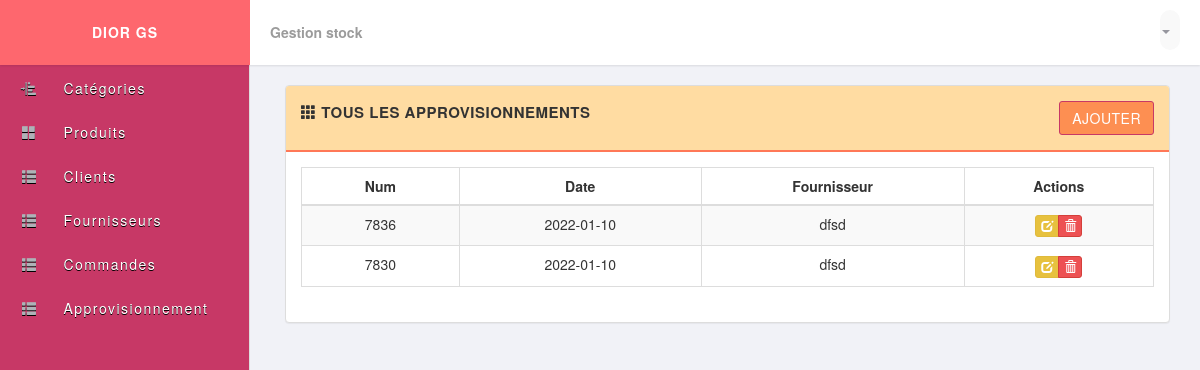
Page /approvisionnements.php on the earlier database version.
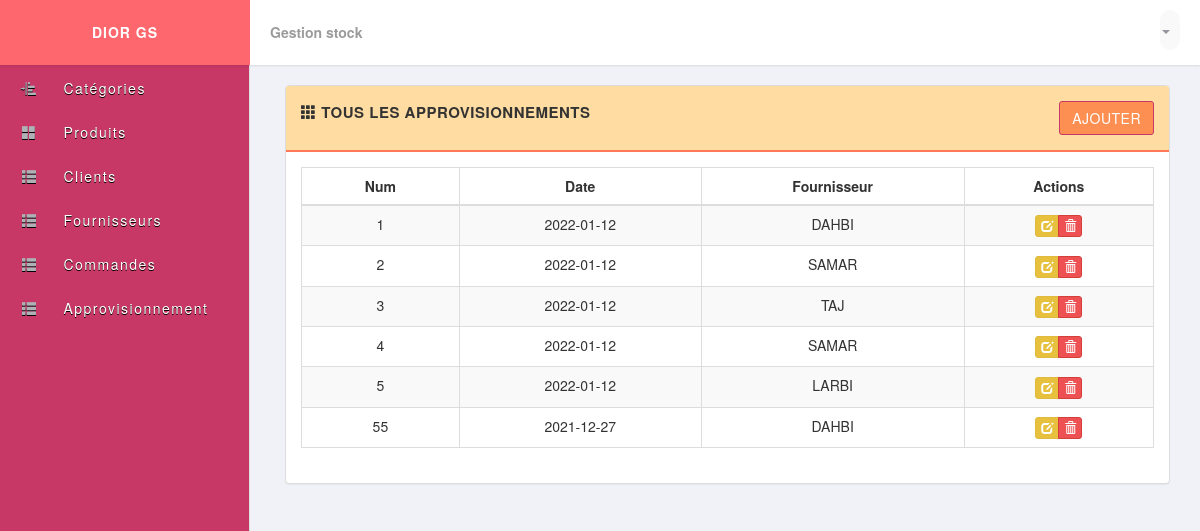
Same page on the later database version.
### tables this page shows
CREATE TABLE IF NOT EXISTS `approvisionnement` (
  `num` int(11) NOT NULL,
  `date_app` date NOT NULL,
  `id_fournisseur` int(11) NOT NULL
);

CREATE TABLE IF NOT EXISTS `fournisseur` (
  `num` int(11) NOT NULL,
  `nom` varchar(50) NOT NULL,
  `adresse` varchar(100) NOT NULL,
  `specialite` varchar(30) NOT NULL,
  `tel` varchar(18) NOT NULL,
  `email` varchar(30) NOT NULL,
  PRIMARY KEY (`num`)
);

### dbaccess.php (called while the page is built, shortened)
<?php
class Dbaccess
{
    private $_dbHost = 'localhost';
    private $_dbUser = 'root';
    private $_dbPass = '';
    private $_dbName = 'diorgs';
    private $_statement;
    private $_dbHandler;
    public function __construct()
    {
        $conn = 'mysql:host=' . $this->_dbHost . ';dbname=' . $this->_dbName . ';port=3308';
        try {
            $this->_dbHandler = new PDO($conn, $this->_dbUser, $this->_dbPass);
        } catch (PDOException $e) {
            $this->_error = $e->getMessage();
            echo $this->_error;
        }
    }
    public function query($sql)
    {
        $this->_statement = $this->_dbHandler->prepare($sql);
    }
    public function execute()
    {
        return $this->_statement->execute();
    }
    public function resultSet()
    {
        $this->execute();
        return $this->_statement->fetchAll(PDO::FETCH_OBJ);
    }
}

### Classes.php (called while the page is built, shortened)
<?php
require_once('dbaccess.php');
class Approvisionnement
{
    public function getAll()
    {
        $_dba = new Dbaccess();
        $_dba->query("Select a.*, l.nom as nom_fournisseur  from approvisionnement a
        inner join fournisseur l on l.num = a.id_fournisseur");
        return $_dba->resultSet();
    }
};

### approvisionnements.php (the view)
<?php
require_once('Classes.php');
$app = new Approvisionnement();
$lst = $app->getAll();
?>
<?php include_once('header.php'); ?>
<div class="row">
  <div class="col-md-12">
    <div class="panel panel-default">
      <div class="panel-heading clearfix">
        <strong>
          <span class="glyphicon glyphicon-th"></span>
          <span>Tous les approvisionnements</span>
        </strong>
        <div class="pull-right">
          <a href="ajouter_approvisionnement.php" class="btn btn-primary">Ajouter</a>
        </div>
      </div>
      <div class="panel-body">
        <table class="table table-bordered table-striped">
          <thead>
            <tr>
              <th class="text-center" style="width: 15%;">Num</th>
              <th class="text-center" style="width: 23%;"> Date</th>
              <th class="text-center" style="width: 25%;"> Fournisseur</th>
              <th class="text-center" style="width: 18%;"> Actions </th>
            </tr>
          </thead>
          <tbody>
            <?php foreach ($lst as $c) : ?>
              <tr>
                <td class="text-center"><?php echo $c->num; ?></td>
                <td class="text-center"><?php echo $c->date_app; ?></td>
                <td class="text-center"><?php echo $c->nom_fournisseur; ?></td>
                <td class="text-center">
                  <div class="btn-group">
                    <a href="approvisionnement_produit.php?num=<?php echo $c->num;
                                              ?>" class="btn btn-warning btn-xs" title="Edit" data-toggle="tooltip">
                      <span class="glyphicon glyphicon-edit"></span>
                    </a>
                    <a href="supprimer_approvisionnement.php?num=<?php echo $c->num;
                                                ?>" class="btn btn-danger btn-xs" title="Delete" data-toggle="tooltip">
                      <span class="glyphicon glyphicon-trash"></span>
                    </a>
                  </div>
                </td>
              </tr>
            <?php endforeach; ?>
          </tbody>
        </table>
      </div>
    </div>
  </div>
</div>
<?php include_once('footer.php'); ?>

Differences in the rows shown:
removed approvisionnement: num "7836", date_app "2022-01-10", id_fournisseur.nom "dfsd"
removed approvisionnement: num "7830", date_app "2022-01-10", id_fournisseur.nom "dfsd"
added approvisionnement: num "1", date_app "2022-01-12", id_fournisseur.nom "DAHBI"
added approvisionnement: num "2", date_app "2022-01-12", id_fournisseur.nom "SAMAR"
added approvisionnement: num "3", date_app "2022-01-12", id_fournisseur.nom "TAJ"
added approvisionnement: num "4", date_app "2022-01-12", id_fournisseur.nom "SAMAR"
added approvisionnement: num "5", date_app "2022-01-12", id_fournisseur.nom "LARBI"
added approvisionnement: num "55", date_app "2021-12-27", id_fournisseur.nom "DAHBI"
